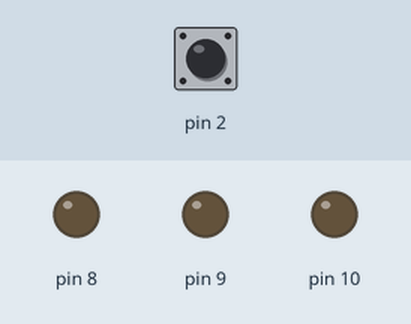
Recording of a sketch running on a simulated Arduino Uno, built with avr-gcc and run on an emulated ATmega328P. Shown: output pins drawn as LEDs (lit = HIGH). Dashed ring = blinking. The inputs (shaded band) are chosen by the test bench; at power-on: pin 2 HIGH.

Above: at 1.2 s.
1.3 s: pin 2 pulled LOW for 3.2 s
At 1.4 s:
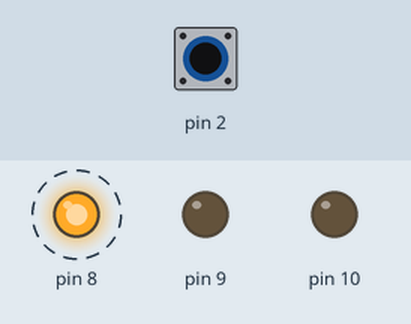
Timing chart, 0 to 5.4 s (numbered marks = the images above; inputs shaded):
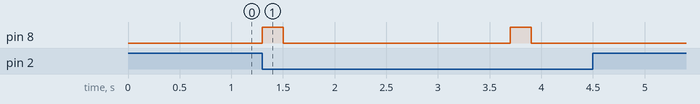

Measured:
- after the input at 1.3 s, pin 8: alternates HIGH for 0.20 s and LOW for 2.2 s, 4 changes in all, then stays LOW, starting at once

The sketch:

labs2_1.ino
```cpp
//7. при первом нажатии кнопки начинает мигать первый светодиод, при втором
//нажатии первый светодиод гаснет и начинает мигать третий и второй светодиод,
//при третьем нажатии второй светодиод гаснет и начинает мигать первый.


void setup() {
  pinMode(8, OUTPUT);
  pinMode(9, OUTPUT);
  pinMode(10, OUTPUT);
  pinMode(2,INPUT_PULLUP);

}

void loop() {
  int sv = digitalRead(2);
  if(sv == LOW){
    sos(8,1);delay(2000);
  }


}

void sos(int pin, int count) {
 for (int i = 0; i < count; i++){
  digitalWrite(pin, HIGH);
  delay(200);
  digitalWrite(pin, LOW);
  delay(200);
  }
}
```
